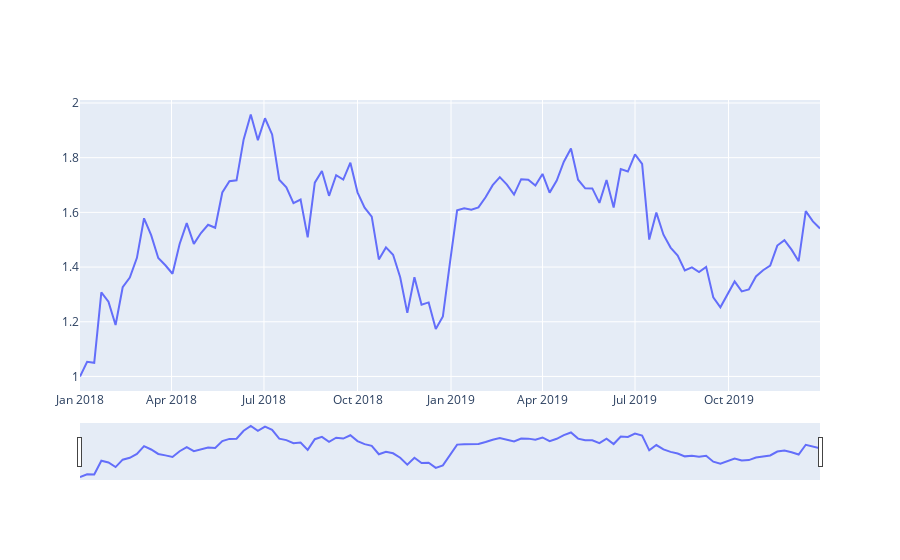

Notebook code for this chart:
### Code cell
f2 = go.Figure()
f2.add_trace(go.Scatter(x=df['date'], y=df['NFLX'],mode='lines'))
f2.update_xaxes(rangeslider_visible=True)
